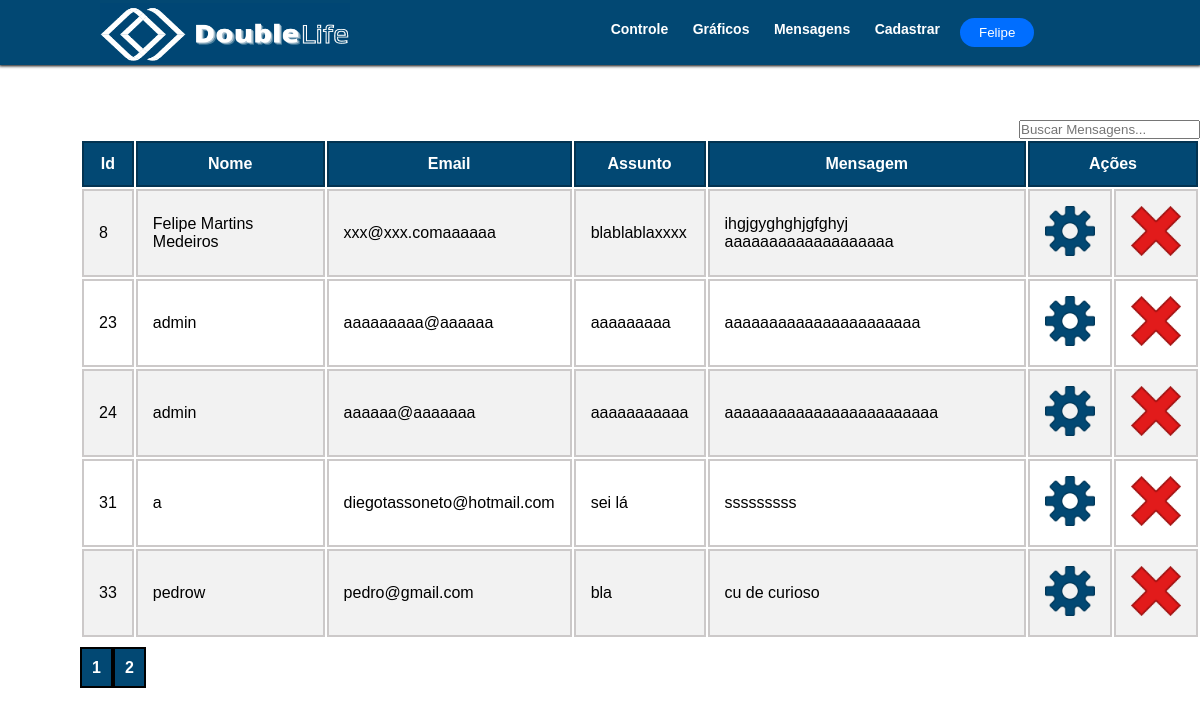
Page /DoubleLife/menu-admin/controlarmsg.php?pag=1 (signed in) on the committed database.
### tables this page shows
CREATE TABLE `contato` (
  `id` int(11) NOT NULL,
  `nome` varchar(30) NOT NULL,
  `email` varchar(30) NOT NULL,
  `assunto` varchar(30) NOT NULL,
  `mensagem` text NOT NULL
);

### DoubleLife/menu-admin/controlarmsg.php (the view, shortened to what this page needs)
<?php
if($_SESSION['tipo']=="a"){
require 'conexaoadmin.php';
$id = $_GET["pag"];
$total = 5;
$id--;
$sql = "SELECT * FROM contato ORDER BY id LIMIT $id, $total";
$sql1 = "SELECT count(*) as contagem FROM contato";
$result = $conn->query($sql);
$result1 = $conn->query($sql1);
$row1 = $result1->fetch_assoc();
$contagem = $row1["contagem"];
if($contagem%$total==0){
    $contagem=$contagem/$total;
}else{
    $contagem=$contagem/$total + 1;
}
	 if ($result->num_rows > 0) {
?>
<!DOCTYPE html>
<html lang="pt-br">
    <head>
    <link rel="stylesheet" href="/estilos/tabela.css">
    <link rel="stylesheet" href="/estilos/styleadmin.css">
    </head>
    <body>
        <div class = "header">
   <?php
        include "menu-admin.php";
   ?>
        </div>
        <div class="conteudo" style = "padding-top: 120px; margin-left: 80px">
                    <div class = "Pesquisa"  style = "float: right">
                        <input id = "pesquisar" onkeyup="myFunction()" placeholder="Buscar Mensagens..." name="pesquisa" type="text">
                    </div>
        <table id = "Tabela-Contato">
            <tr>
                <th>Id</th>
                <th>Nome</th>
                <th>Email</th>
                <th>Assunto</th>
                <th>Mensagem</th>
                <th colspan = 2>Ações</th>
            	<?php
            	  while($row = $result->fetch_assoc()) {
            		echo "<tr><td>" .
            		$row["id"] . "</td><td>" .
            		$row["nome"] . "</td><td>" .
            		$row["email"] . "</td><td>" .
            		$row["assunto"] . "</td><td>" .
            		$row["mensagem"];
                    echo "<td><a href='mensagemeditarform.php?id=" . $row["id"] . "'>
                    <img src='/imagens/editar.png' alt='Editar Usuário'>
                    </a>
                    </td><td><a href='mensagemexcluir.php?id=" . $row["id"] . "'>
                    <img src='/imagens/excluir.png' alt='Excluir Usuário'>
                    </a>
                    </td>
                    </tr>";
            	  }
            	?>
        </table>
        </div>
           <div class="pagination" style="margin-left: 80px">
                <?php for($i=1; $i <= $contagem; $i++) {
                        echo "<a href='controlarmsg.php?pag=$i'>$i</a>";
                }
            	?>
            </div>
    </body>
</html>
<?php
	} else {
		echo "<h1>Nenhum resultado foi encontrado.</h1>";
	}
} else {
    header('Location: index.php');
    exit;
}
?>

### DoubleLife/estilos/tabela.css (style rules this page uses)
table { font-family: Arial, Helvetica, sans-serif; width: 100%; }
td, th { border: 2px solid #CCC9C9; padding: 15px; }
th { border: 2px solid #033351; }
tr:nth-child(even) { background-color: #f2f2f2; }
th { padding-top: 12px; padding-bottom: 12px; background-color: #024873; color: white; }
.pagination { margin-top: 20px; margin-bottom: 20px; margin-left: 2px; }
.pagination a { background-color: #024873; color: white; text-decoration: none; font-weight: bold; border: 2px solid black; padding: 10px; transition: 0.5s; }

### DoubleLife/estilos/styleadmin.css (style rules this page uses)
* { margin: 0; padding: 0; box-sizing: border-box; font-family: Verdana, Geneva, Tahoma, sans-serif; }
.header { background-color: #024873; padding: 20px 0; box-shadow: 0 0 3px 1px rgb(0,0,0); color: white; font-weight: bold; position: fixed; width: 100%; z-index: 1; }

### DoubleLife/menu-admin/controlarmsg.php (style rules this page uses)
img { width: 50px; height: 50px; }

### rows in the picture
contato: id "8", nome "Felipe Martins Medeiros", email "xxx@xxx.comaaaaaa", assunto "blablablaxxxx", mensagem "ihgjgyghghjgfghyj aaaaaaaaaaaaaaaaaaa"
contato: id "23", nome "admin", email "aaaaaaaaa@aaaaaa", assunto "aaaaaaaaa", mensagem "aaaaaaaaaaaaaaaaaaaaaa"
contato: id "24", nome "admin", email "aaaaaa@aaaaaaa", assunto "aaaaaaaaaaa", mensagem "aaaaaaaaaaaaaaaaaaaaaaaa"
contato: id "31", nome "a", email "diegotassoneto@hotmail.com", assunto "sei lá", mensagem "sssssssss"
contato: id "33", nome "pedrow", email "pedro@gmail.com", assunto "bla", mensagem "cu de curioso"

### other values in the picture
$_SESSION['nome'] "Felipe"
